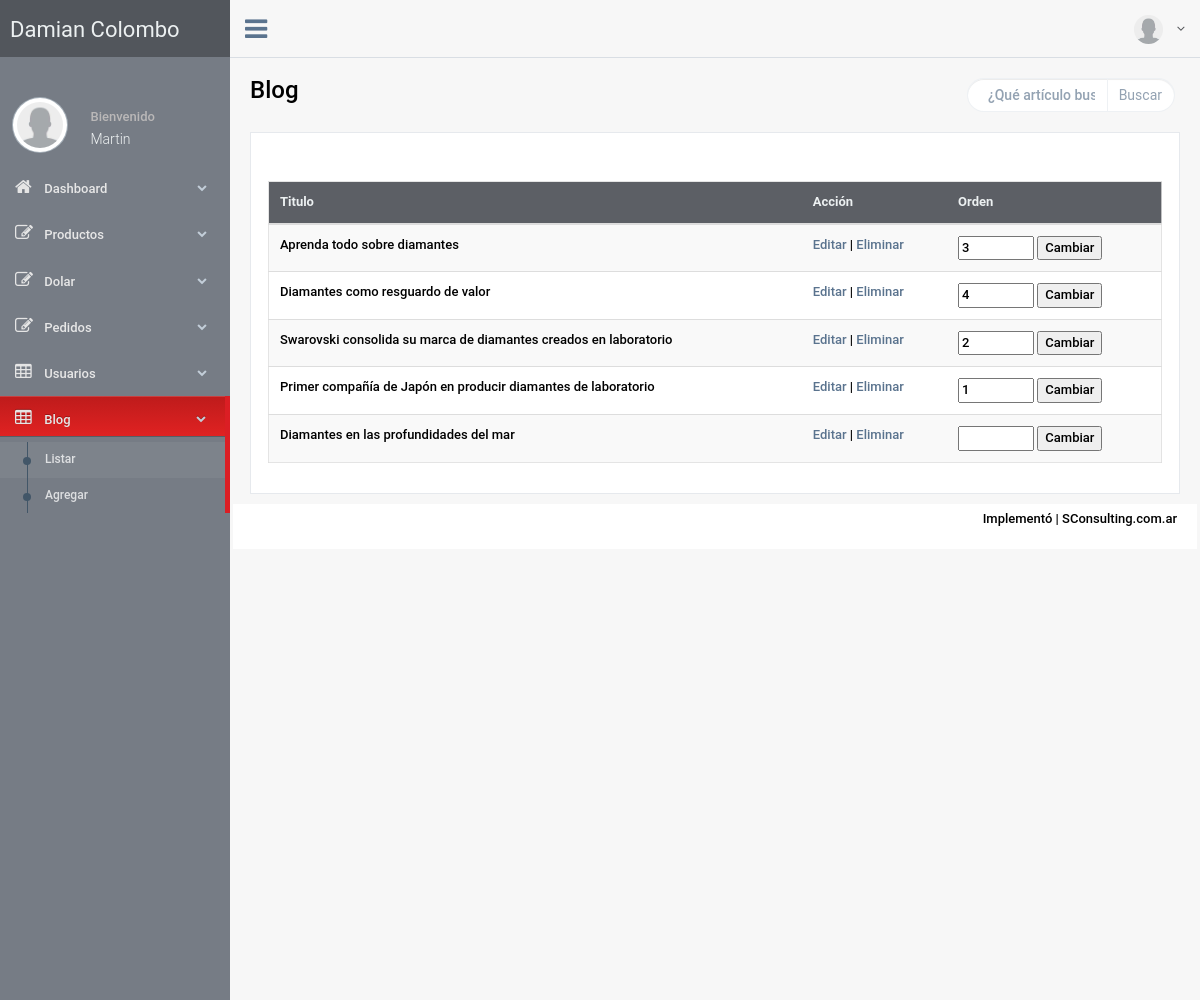
/DamianColombo_BCK/blog-listar.php (signed in), run on the app's committed database.
### tables this page shows
CREATE TABLE `noticias` (
  `idNoticia` int(11) NOT NULL,
  `fecha` date DEFAULT NULL,
  `fechaDesde` date NOT NULL,
  `fechaHasta` date NOT NULL,
  `titulo` varchar(250) DEFAULT NULL,
  `tituloIngles` varchar(250) NOT NULL,
  `bajada` text,
  `bajadaIngles` text NOT NULL,
  `descripcion` text,
  `descripcionIngles` text NOT NULL,
  `orden` int(11) DEFAULT NULL,
  `idioma` int(11) NOT NULL,
  `estado` int(11) NOT NULL DEFAULT '1'
);

### DamianColombo_BCK/blog-listar.php (the view, shortened to what this page needs)
<?php
$idNoticia = isset($_GET['idNoticia']) ? $_GET['idNoticia'] : null;
$orden = isset($_POST['orden']) ? $_POST['orden'] : null;
?>
<!DOCTYPE html>
<html lang="en">
<head>
    <link href="css/bootstrap.min.css" rel="stylesheet">
    <link href="fonts/css/font-awesome.min.css" rel="stylesheet">
    <link href="css/animate.min.css" rel="stylesheet">
    <link href="css/custom.css" rel="stylesheet">
    <link href="css/icheck/flat/green.css" rel="stylesheet">
</head>
<body class="nav-md">
    <div class="container body">
        <div class="main_container">
            <div class="col-md-3 left_col">
                <?php include ("inc-menu.php");?>
            </div>
            <div class="top_nav">
                <div class="nav_menu">
                    <nav class="" role="navigation">
                        <div class="nav toggle">
                            <a id="menu_toggle"><i class="fa fa-bars"></i></a>
                        </div>
                        <ul class="nav navbar-nav navbar-right">
                            <li class="">
                                <a href="javascript:;" class="user-profile dropdown-toggle" data-toggle="dropdown" aria-expanded="false">
                                    <img src="images/img.jpg" alt="">
                                    <span class=" fa fa-angle-down"></span>
                                </a>
                            </li>
                        </ul>
                    </nav>
                </div>
            </div>
            <div class="right_col" role="main">
                <div class="">
                    <div class="page-title">
                        <div class="title_left">
                            <h3>Blog</h3>
                        </div>
                        <div class="title_right">
                            <div class="col-md-5 col-sm-5 col-xs-12 form-group pull-right top_search">
                                <?php include ("inc-buscar-producto.php");?>
                            </div>
                        </div>
                    </div>
                    <div class="clearfix"></div>
                    <div class="row">
                        <div class="col-md-12 col-sm-12 col-xs-12">
                            <div class="x_panel" >
                                <br><br>
                       <table class='table table-striped responsive-utilities jambo_table bulk_action'>
                            <thead>
                                <tr class="headings">
                                    <th class="column-title">Titulo</th>
                                    <th class="column-title">Acción</th>
                                    <th class="column-title no-link last"><span class="nobr">Orden</span></th>
                                </tr>
                            </thead>
                            <tbody>
                            <?php
                                include ("connect.php");
                                $estado=1;
                                $sql = "SELECT idNoticia, titulo, bajada, descripcion, orden FROM noticias WHERE estado=?";
                                $stmt = $mysqli->prepare($sql);
                                if(!$stmt->bind_param('i', $estado))
                                {
                                  trigger_error('Wrong SQL: ' . $sql . ' Error: ' . $mysqli->errno . ' ' . $mysqli->error, E_USER_ERROR);
                                }
                                $stmt->execute();
                                $stmt->bind_result($idNoticia, $titulo, $bajada, $descripcion, $orden);
                                while ($stmt->fetch()){ ?>
                                    <tr class="even pointer">
                                        <td class=" "><?php echo utf8_encode($titulo); ?></td>
                                        <td class=" ">
                                            <a href="blog-editar.php?idNoticia=<?php echo $idNoticia; ?>">Editar</a> | <a href="blog-listar.php?idNoticia=<?php echo $idNoticia; ?>&flag=Eliminar" >Eliminar</a>
                                        </td>
                                        <td class=" last">
                                            <form method="post" action="blog-listar.php?idNoticia=<?php echo $idNoticia;?>&flag=1">
                                            <input type="text" name="orden" size="5" class="input" value="<?php echo $orden;?>" />
                                            <input type="submit" name="Submit" value="Cambiar" class="boton" />
                                            </form>
                                            </td>
                                    </tr>
                                 <?php }?>
                            </tbody>
                        </table>
                            </div>
                        </div>
                    </div>
                </div>
                <footer>
                    <div class="">
                        <p class="pull-right">Implementó | SConsulting.com.ar</p>
                    </div>
                    <div class="clearfix"></div>
                </footer>
            </div>
        </div>
    </div>
    <div id="custom_notifications" class="custom-notifications dsp_none">
        <div class="clearfix"></div>
    </div>
</body>
</html>

### data on the page
noticias: titulo "Aprenda todo sobre diamantes", orden "3"
noticias: titulo "Diamantes como resguardo de valor", orden "4"
noticias: titulo "Swarovski consolida su marca de diamantes creados en laboratorio", orden "2"
noticias: titulo "Primer compañía de Japón en producir diamantes de laboratorio", orden "1"
noticias: titulo "Diamantes en las profundidades del mar"

### other printed values
$_SESSION["nombreUsuario"] "Martin"
